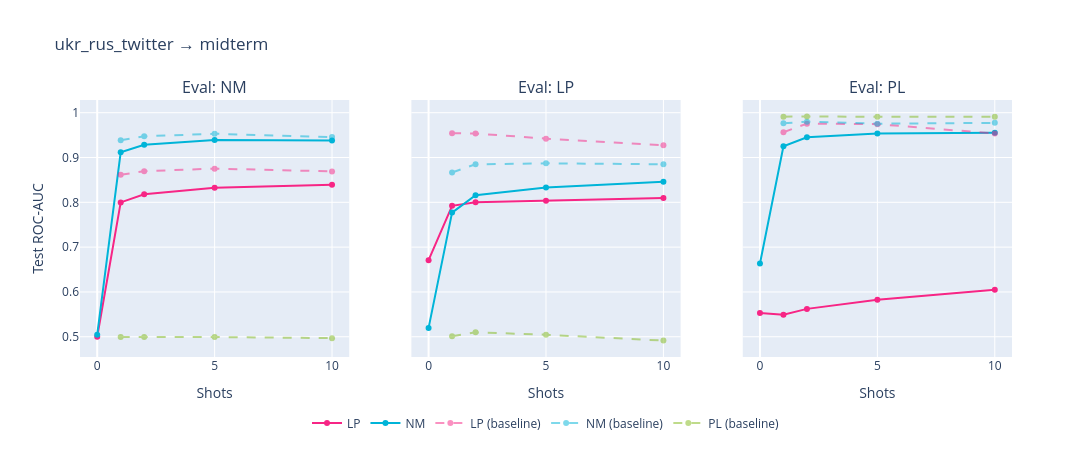

Notebook code for this chart:
### Code cell
import plotly.graph_objects as go
from plotly.subplots import make_subplots

TRAIN_DATASET = 'ukr_rus_twitter'
EVAL_DATASET = 'midterm'
EVAL_TASKS = ["nm", "lp", "pl"]
colors = {"nm": "#00b4d8", "lp": "#f72585", "pl": "#80b918"}

i_cross = df.train1_dataset.eq(TRAIN_DATASET) & df.eval1_dataset.eq(EVAL_DATASET)
plot_df_cross = df[i_cross].copy()
i_same = (df.train1_dataset.eq(EVAL_DATASET) & df.eval1_dataset.eq(EVAL_DATASET)
          & df.prefix.str.startswith("trained"))
plot_df_same = df[i_same].copy()

fig = make_subplots(rows=1, cols=len(EVAL_TASKS), shared_yaxes=True,
                    subplot_titles=[f"Eval: {t.upper()}" for t in EVAL_TASKS])

seen = set()  # dedupe legend across subplots
for col, eval_task in enumerate(EVAL_TASKS, start=1):
    # Cross (solid)
    sub_c = plot_df_cross[plot_df_cross["eval1_task"] == eval_task]
    for tt in sorted(sub_c["train1_task"].dropna().unique()):
        s = sub_c[sub_c["train1_task"] == tt].sort_values("shot_label").dropna(subset=["test_roc_auc"])
        s.loc[s.test_roc_auc.lt(0.5), 'test_roc_auc'] = 0.5 + (0.5-s.test_roc_auc)
        if not s.pretrained_model_run.duplicated(keep=False).all():
            print(f"Warning: pretrained_model_run is not unique for train1_task={tt} and eval1_task={eval_task}")
        name = tt.upper()
        fig.add_trace(go.Scatter(
            x=s["shot_label"], y=s["test_roc_auc"],
            mode="lines+markers", name=name,
            legendgroup=name, showlegend=name not in seen,
            line=dict(color=colors.get(tt)),
            customdata=s[["display_name", "pretrained_model_run", 'steps']].values,
            hovertemplate="<b>%{customdata[1]}</b><br>shots=%{x}<br>AUC=%{y:.3f}<br>train_steps=%{customdata[2]}<br>%{customdata[0]}<extra></extra>",
        ), row=1, col=col)
        seen.add(name)

    # Same-dataset baseline (dashed)
    sub_s = plot_df_same[plot_df_same["eval1_task"] == eval_task]
    for tt in sorted(sub_s["train1_task"].dropna().unique()):
        s = sub_s[sub_s["train1_task"] == tt].sort_values("shot_label").dropna(subset=["test_roc_auc"])
        if not s.pretrained_model_run.duplicated(keep=False).all():
            print(f"Warning: pretrained_model_run is not unique for train1_task={tt} and eval1_task={eval_task}")
        name = f"{tt.upper()} (baseline)"
        fig.add_trace(go.Scatter(
            x=s["shot_label"], y=s["test_roc_auc"],
            mode="lines+markers", name=name,
            legendgroup=name, showlegend=name not in seen,
            line=dict(color=colors.get(tt), dash="dash"), opacity=0.5,
            customdata=s[["display_name", "pretrained_model_run", 'steps']].values,
            hovertemplate="<b>%{customdata[1]}</b><br>shots=%{x}<br>AUC=%{y:.3f}<br>train_steps=%{customdata[2]}<br>%{customdata[0]}<extra></extra>",
        ), row=1, col=col)
        seen.add(name)

    fig.update_xaxes(title_text="Shots", row=1, col=col)

fig.update_yaxes(title_text="Test ROC-AUC", row=1, col=1)
fig.update_layout(
    title=f"{TRAIN_DATASET} → {EVAL_DATASET}",
    height=450, width=1100,
    legend=dict(orientation="h", y=-0.2, x=0.5, xanchor="center"),
    hovermode="closest",
)
fig.show()


import pandas as pd, numpy as np, glob

data_dir = "/data/dchu/covid_masking"
files = sorted(glob.glob(f"{data_dir}/masking_2020-*.parquet"))

chunks = []
for fp in files:
    print(fp)
    d = pd.read_parquet(fp, columns=["tweetid", "userid", "tweet_type", "stance_bin", "reply_userid", "reply_statusid", "qtd_tweetid", "text"])
    chunks.append(d)
    
df = pd.concat(chunks, ignore_index=True)

### Figure 1 — Plotly figure (JSON) as saved in the notebook; plotly's stock layout.template omitted (floating-point values rounded to 4 significant figures)
{"data": [{"customdata": [["trained_on_lp_eval_on_nm_0_shot_03_04_2026_10_55_25", "state/train1_ukr_rus_twitter_lp_01_04_2026_13_22_05/state_dict", 1], ["trained_on_lp_eval_on_nm_1_shot_03_04_2026_10_59_35", "state/train1_ukr_rus_twitter_lp_01_04_2026_13_22_05/state_dict", 1], ["trained_on_lp_eval_on_nm_2_shot_03_04_2026_11_03_41", "state/train1_ukr_rus_twitter_lp_01_04_2026_13_22_05/state_dict", 1], ["trained_on_lp_eval_on_nm_5_shot_03_04_2026_11_07_59", "state/train1_ukr_rus_twitter_lp_01_04_2026_13_22_05/state_dict", 1], ["trained_on_lp_eval_on_nm_10_shot_03_04_2026_11_13_06", "state/train1_ukr_rus_twitter_lp_01_04_2026_13_22_05/state_dict", 1]], "hovertemplate": "<b>%{customdata[1]}</b><br>shots=%{x}<br>AUC=%{y:.3f}<br>train_steps=%{customdata[2]}<br>%{customdata[0]}<extra></extra>", "legendgroup": "LP", "line": {"color": "#f72585"}, "mode": "lines+markers", "name": "LP", "showlegend": true, "type": "scatter", "x": [0, 1, 2, 5, 10], "xaxis": "x", "y": [0.5001, 0.7998, 0.8178, 0.8326, 0.8394], "yaxis": "y"}, {"customdata": [["trained_on_nm_eval_on_nm_0_shot_03_04_2026_11_19_31", "state/train1_ukr_rus_twitter_nm_01_04_2026_13_21_56/checkpoint/state_dict_3000.ckpt", 1], ["trained_on_nm_eval_on_nm_1_shot_03_04_2026_11_23_21", "state/train1_ukr_rus_twitter_nm_01_04_2026_13_21_56/checkpoint/state_dict_3000.ckpt", 1], ["trained_on_nm_eval_on_nm_2_shot_03_04_2026_11_27_24", "state/train1_ukr_rus_twitter_nm_01_04_2026_13_21_56/checkpoint/state_dict_3000.ckpt", 1], ["trained_on_nm_eval_on_nm_5_shot_03_04_2026_11_31_45", "state/train1_ukr_rus_twitter_nm_01_04_2026_13_21_56/checkpoint/state_dict_3000.ckpt", 1], ["trained_on_nm_eval_on_nm_10_shot_03_04_2026_11_37_03", "state/train1_ukr_rus_twitter_nm_01_04_2026_13_21_56/checkpoint/state_dict_3000.ckpt", 1]], "hovertemplate": "<b>%{customdata[1]}</b><br>shots=%{x}<br>AUC=%{y:.3f}<br>train_steps=%{customdata[2]}<br>%{customdata[0]}<extra></extra>", "legendgroup": "NM", "line": {"color": "#00b4d8"}, "mode": "lines+markers", "name": "NM", "showlegend": true, "type": "scatter", "x": [0, 1, 2, 5, 10], "xaxis": "x", "y": [0.5045, 0.9117, 0.9285, 0.9389, 0.9382], "yaxis": "y"}, {"customdata": [["trained_on_lp_eval_on_nm_1_shot_28_03_2026_03_32_56", "state/train1_midterm_lp_24_03_2026_12_11_22/checkpoint/state_dict_7000.ckpt", 1], ["trained_on_lp_eval_on_nm_2_shot_28_03_2026_03_38_09", "state/train1_midterm_lp_24_03_2026_12_11_22/checkpoint/state_dict_7000.ckpt", 1], ["trained_on_lp_eval_on_nm_5_shot_28_03_2026_03_43_21", "state/train1_midterm_lp_24_03_2026_12_11_22/checkpoint/state_dict_7000.ckpt", 1], ["trained_on_lp_eval_on_nm_10_shot_28_03_2026_03_49_26", "state/train1_midterm_lp_24_03_2026_12_11_22/checkpoint/state_dict_7000.ckpt", 1]], "hovertemplate": "<b>%{customdata[1]}</b><br>shots=%{x}<br>AUC=%{y:.3f}<br>train_steps=%{customdata[2]}<br>%{customdata[0]}<extra></extra>", "legendgroup": "LP (baseline)", "line": {"color": "#f72585", "dash": "dash"}, "mode": "lines+markers", "name": "LP (baseline)", "opacity": 0.5, "showlegend": true, "type": "scatter", "x": [1, 2, 5, 10], "xaxis": "x", "y": [0.8615, 0.8695, 0.8752, 0.8691], "yaxis": "y"}, {"customdata": [["trained_on_nm_eval_on_nm_1_shot_28_03_2026_03_09_06", "state/train1_midterm_nm_24_03_2026_12_15_40/checkpoint/state_dict_1000.ckpt", 1], ["trained_on_nm_eval_on_nm_2_shot_28_03_2026_03_14_26", "state/train1_midterm_nm_24_03_2026_12_15_40/checkpoint/state_dict_1000.ckpt", 1], ["trained_on_nm_eval_on_nm_5_shot_28_03_2026_03_19_28", "state/train1_midterm_nm_24_03_2026_12_15_40/checkpoint/state_dict_1000.ckpt", 1], ["trained_on_nm_eval_on_nm_10_shot_28_03_2026_03_25_06", "state/train1_midterm_nm_24_03_2026_12_15_40/checkpoint/state_dict_1000.ckpt", 1]], "hovertemplate": "<b>%{customdata[1]}</b><br>shots=%{x}<br>AUC=%{y:.3f}<br>train_steps=%{customdata[2]}<br>%{customdata[0]}<extra></extra>", "legendgroup": "NM (baseline)", "line": {"color": "#00b4d8", "dash": "dash"}, "mode": "lines+markers", "name": "NM (baseline)", "opacity": 0.5, "showlegend": true, "type": "scatter", "x": [1, 2, 5, 10], "xaxis": "x", "y": [0.9384, 0.9473, 0.9531, 0.9456], "yaxis": "y"}, {"customdata": [["trained_on_pl_eval_on_nm_1_shot_28_03_2026_03_56_30", "state/train1_midterm_pl_24_03_2026_12_15_40/checkpoint/state_dict_2000.ckpt", 1], ["trained_on_pl_eval_on_nm_2_shot_28_03_2026_04_01_27", "state/train1_midterm_pl_24_03_2026_12_15_40/checkpoint/state_dict_2000.ckpt", 1], ["trained_on_pl_eval_on_nm_5_shot_28_03_2026_04_06_02", "state/train1_midterm_pl_24_03_2026_12_15_40/checkpoint/state_dict_2000.ckpt", 1], ["trained_on_pl_eval_on_nm_10_shot_28_03_2026_04_11_12", "state/train1_midterm_pl_24_03_2026_12_15_40/checkpoint/state_dict_2000.ckpt", 1]], "hovertemplate": "<b>%{customdata[1]}</b><br>shots=%{x}<br>AUC=%{y:.3f}<br>train_steps=%{customdata[2]}<br>%{customdata[0]}<extra></extra>", "legendgroup": "PL (baseline)", "line": {"color": "#80b918", "dash": "dash"}, "mode": "lines+markers", "name": "PL (baseline)", "opacity": 0.5, "showlegend": true, "type": "scatter", "x": [1, 2, 5, 10], "xaxis": "x", "y": [0.4993, 0.4993, 0.4993, 0.4969], "yaxis": "y"}, {"customdata": [["trained_on_lp_eval_on_lp_0_shot_03_04_2026_10_58_45", "state/train1_ukr_rus_twitter_lp_01_04_2026_13_22_05/state_dict", 1], ["trained_on_lp_eval_on_lp_1_shot_03_04_2026_11_02_44", "state/train1_ukr_rus_twitter_lp_01_04_2026_13_22_05/state_dict", 1], ["trained_on_lp_eval_on_lp_2_shot_03_04_2026_11_06_57", "state/train1_ukr_rus_twitter_lp_01_04_2026_13_22_05/state_dict", 1], ["trained_on_lp_eval_on_lp_5_shot_03_04_2026_11_11_37", "state/train1_ukr_rus_twitter_lp_01_04_2026_13_22_05/state_dict", 1], ["trained_on_lp_eval_on_lp_10_shot_03_04_2026_11_17_20", "state/train1_ukr_rus_twitter_lp_01_04_2026_13_22_05/state_dict", 1]], "hovertemplate": "<b>%{customdata[1]}</b><br>shots=%{x}<br>AUC=%{y:.3f}<br>train_steps=%{customdata[2]}<br>%{customdata[0]}<extra></extra>", "legendgroup": "LP", "line": {"color": "#f72585"}, "mode": "lines+markers", "name": "LP", "showlegend": false, "type": "scatter", "x": [0, 1, 2, 5, 10], "xaxis": "x2", "y": [0.6708, 0.7921, 0.8004, 0.8037, 0.8094], "yaxis": "y2"}, {"customdata": [["trained_on_nm_eval_on_lp_0_shot_03_04_2026_11_22_36", "state/train1_ukr_rus_twitter_nm_01_04_2026_13_21_56/checkpoint/state_dict_3000.ckpt", 1], ["trained_on_nm_eval_on_lp_1_shot_03_04_2026_11_26_30", "state/train1_ukr_rus_twitter_nm_01_04_2026_13_21_56/checkpoint/state_dict_3000.ckpt", 1], ["trained_on_nm_eval_on_lp_2_shot_03_04_2026_11_30_41", "state/train1_ukr_rus_twitter_nm_01_04_2026_13_21_56/checkpoint/state_dict_3000.ckpt", 1], ["trained_on_nm_eval_on_lp_5_shot_03_04_2026_11_35_32", "state/train1_ukr_rus_twitter_nm_01_04_2026_13_21_56/checkpoint/state_dict_3000.ckpt", 1], ["trained_on_nm_eval_on_lp_10_shot_03_04_2026_11_41_27", "state/train1_ukr_rus_twitter_nm_01_04_2026_13_21_56/checkpoint/state_dict_3000.ckpt", 1]], "hovertemplate": "<b>%{customdata[1]}</b><br>shots=%{x}<br>AUC=%{y:.3f}<br>train_steps=%{customdata[2]}<br>%{customdata[0]}<extra></extra>", "legendgroup": "NM", "line": {"color": "#00b4d8"}, "mode": "lines+markers", "name": "NM", "showlegend": false, "type": "scatter", "x": [0, 1, 2, 5, 10], "xaxis": "x2", "y": [0.5198, 0.7771, 0.8159, 0.8329, 0.8456], "yaxis": "y2"}, {"customdata": [["trained_on_lp_eval_on_lp_1_shot_28_03_2026_03_37_12", "state/train1_midterm_lp_24_03_2026_12_11_22/checkpoint/state_dict_7000.ckpt", 1], ["trained_on_lp_eval_on_lp_2_shot_28_03_2026_03_42_15", "state/train1_midterm_lp_24_03_2026_12_11_22/checkpoint/state_dict_7000.ckpt", 1], ["trained_on_lp_eval_on_lp_5_shot_28_03_2026_03_47_53", "state/train1_midterm_lp_24_03_2026_12_11_22/checkpoint/state_dict_7000.ckpt", 1], ["trained_on_lp_eval_on_lp_10_shot_28_03_2026_03_53_56", "state/train1_midterm_lp_24_03_2026_12_11_22/checkpoint/state_dict_7000.ckpt", 1]], "hovertemplate": "<b>%{customdata[1]}</b><br>shots=%{x}<br>AUC=%{y:.3f}<br>train_steps=%{customdata[2]}<br>%{customdata[0]}<extra></extra>", "legendgroup": "LP (baseline)", "line": {"color": "#f72585", "dash": "dash"}, "mode": "lines+markers", "name": "LP (baseline)", "opacity": 0.5, "showlegend": false, "type": "scatter", "x": [1, 2, 5, 10], "xaxis": "x2", "y": [0.9541, 0.9537, 0.9421, 0.9275], "yaxis": "y2"}, {"customdata": [["trained_on_nm_eval_on_lp_1_shot_28_03_2026_03_13_25", "state/train1_midterm_nm_24_03_2026_12_15_40/checkpoint/state_dict_1000.ckpt", 1], ["trained_on_nm_eval_on_lp_2_shot_28_03_2026_03_18_25", "state/train1_midterm_nm_24_03_2026_12_15_40/checkpoint/state_dict_1000.ckpt", 1], ["trained_on_nm_eval_on_lp_5_shot_28_03_2026_03_23_31", "state/train1_midterm_nm_24_03_2026_12_15_40/checkpoint/state_dict_1000.ckpt", 1], ["trained_on_nm_eval_on_lp_10_shot_28_03_2026_03_30_25", "state/train1_midterm_nm_24_03_2026_12_15_40/checkpoint/state_dict_1000.ckpt", 1]], "hovertemplate": "<b>%{customdata[1]}</b><br>shots=%{x}<br>AUC=%{y:.3f}<br>train_steps=%{customdata[2]}<br>%{customdata[0]}<extra></extra>", "legendgroup": "NM (baseline)", "line": {"color": "#00b4d8", "dash": "dash"}, "mode": "lines+markers", "name": "NM (baseline)", "opacity": 0.5, "showlegend": false, "type": "scatter", "x": [1, 2, 5, 10], "xaxis": "x2", "y": [0.8667, 0.8849, 0.8871, 0.885], "yaxis": "y2"}, {"customdata": [["trained_on_pl_eval_on_lp_1_shot_28_03_2026_04_00_31", "state/train1_midterm_pl_24_03_2026_12_15_40/checkpoint/state_dict_2000.ckpt", 1], ["trained_on_pl_eval_on_lp_2_shot_28_03_2026_04_04_57", "state/train1_midterm_pl_24_03_2026_12_15_40/checkpoint/state_dict_2000.ckpt", 1], ["trained_on_pl_eval_on_lp_5_shot_28_03_2026_04_09_42", "state/train1_midterm_pl_24_03_2026_12_15_40/checkpoint/state_dict_2000.ckpt", 1], ["trained_on_pl_eval_on_lp_10_shot_28_03_2026_04_16_43", "state/train1_midterm_pl_24_03_2026_12_15_40/checkpoint/state_dict_2000.ckpt", 1]], "hovertemplate": "<b>%{customdata[1]}</b><br>shots=%{x}<br>AUC=%{y:.3f}<br>train_steps=%{customdata[2]}<br>%{customdata[0]}<extra></extra>", "legendgroup": "PL (baseline)", "line": {"color": "#80b918", "dash": "dash"}, "mode": "lines+markers", "name": "PL (baseline)", "opacity": 0.5, "showlegend": false, "type": "scatter", "x": [1, 2, 5, 10], "xaxis": "x2", "y": [0.5011, 0.5099, 0.5044, 0.4914], "yaxis": "y2"}, {"customdata": [["trained_on_lp_eval_on_pl_0_shot_03_04_2026_10_59_14", "state/train1_ukr_rus_twitter_lp_01_04_2026_13_22_05/state_dict", 1], ["trained_on_lp_eval_on_pl_1_shot_03_04_2026_11_03_17", "state/train1_ukr_rus_twitter_lp_01_04_2026_13_22_05/state_dict", 1], ["trained_on_lp_eval_on_pl_2_shot_03_04_2026_11_07_33", "state/train1_ukr_rus_twitter_lp_01_04_2026_13_22_05/state_dict", 1], ["trained_on_lp_eval_on_pl_5_shot_03_04_2026_11_12_32", "state/train1_ukr_rus_twitter_lp_01_04_2026_13_22_05/state_dict", 1], ["trained_on_lp_eval_on_pl_10_shot_03_04_2026_11_18_41", "state/train1_ukr_rus_twitter_lp_01_04_2026_13_22_05/state_dict", 1]], "hovertemplate": "<b>%{customdata[1]}</b><br>shots=%{x}<br>AUC=%{y:.3f}<br>train_steps=%{customdata[2]}<br>%{customdata[0]}<extra></extra>", "legendgroup": "LP", "line": {"color": "#f72585"}, "mode": "lines+markers", "name": "LP", "showlegend": false, "type": "scatter", "x": [0, 1, 2, 5, 10], "xaxis": "x3", "y": [0.5532, 0.5491, 0.5622, 0.5824, 0.6051], "yaxis": "y3"}, {"customdata": [["trained_on_nm_eval_on_pl_0_shot_03_04_2026_11_23_02", "state/train1_ukr_rus_twitter_nm_01_04_2026_13_21_56/checkpoint/state_dict_3000.ckpt", 1], ["trained_on_nm_eval_on_pl_1_shot_03_04_2026_11_27_02", "state/train1_ukr_rus_twitter_nm_01_04_2026_13_21_56/checkpoint/state_dict_3000.ckpt", 1], ["trained_on_nm_eval_on_pl_2_shot_03_04_2026_11_31_19", "state/train1_ukr_rus_twitter_nm_01_04_2026_13_21_56/checkpoint/state_dict_3000.ckpt", 1], ["trained_on_nm_eval_on_pl_5_shot_03_04_2026_11_36_28", "state/train1_ukr_rus_twitter_nm_01_04_2026_13_21_56/checkpoint/state_dict_3000.ckpt", 1], ["trained_on_nm_eval_on_pl_10_shot_03_04_2026_11_42_51", "state/train1_ukr_rus_twitter_nm_01_04_2026_13_21_56/checkpoint/state_dict_3000.ckpt", 1]], "hovertemplate": "<b>%{customdata[1]}</b><br>shots=%{x}<br>AUC=%{y:.3f}<br>train_steps=%{customdata[2]}<br>%{customdata[0]}<extra></extra>", "legendgroup": "NM", "line": {"color": "#00b4d8"}, "mode": "lines+markers", "name": "NM", "showlegend": false, "type": "scatter", "x": [0, 1, 2, 5, 10], "xaxis": "x3", "y": [0.6635, 0.9251, 0.9452, 0.9535, 0.9551], "yaxis": "y3"}, {"customdata": [["trained_on_lp_eval_on_pl_1_shot_28_03_2026_03_37_46", "state/train1_midterm_lp_24_03_2026_12_11_22/checkpoint/state_dict_7000.ckpt", 1], ["trained_on_lp_eval_on_pl_2_shot_28_03_2026_03_42_53", "state/train1_midterm_lp_24_03_2026_12_11_22/checkpoint/state_dict_7000.ckpt", 1], ["trained_on_lp_eval_on_pl_5_shot_28_03_2026_03_48_49", "state/train1_midterm_lp_24_03_2026_12_11_22/checkpoint/state_dict_7000.ckpt", 1], ["trained_on_lp_eval_on_pl_10_shot_28_03_2026_03_55_29", "state/train1_midterm_lp_24_03_2026_12_11_22/checkpoint/state_dict_7000.ckpt", 1]], "hovertemplate": "<b>%{customdata[1]}</b><br>shots=%{x}<br>AUC=%{y:.3f}<br>train_steps=%{customdata[2]}<br>%{customdata[0]}<extra></extra>", "legendgroup": "LP (baseline)", "line": {"color": "#f72585", "dash": "dash"}, "mode": "lines+markers", "name": "LP (baseline)", "opacity": 0.5, "showlegend": false, "type": "scatter", "x": [1, 2, 5, 10], "xaxis": "x3", "y": [0.9563, 0.9756, 0.9745, 0.9536], "yaxis": "y3"}, {"customdata": [["trained_on_nm_eval_on_pl_1_shot_28_03_2026_03_14_00", "state/train1_midterm_nm_24_03_2026_12_15_40/checkpoint/state_dict_1000.ckpt", 1], ["trained_on_nm_eval_on_pl_2_shot_28_03_2026_03_19_02", "state/train1_midterm_nm_24_03_2026_12_15_40/checkpoint/state_dict_1000.ckpt", 1], ["trained_on_nm_eval_on_pl_5_shot_28_03_2026_03_24_29", "state/train1_midterm_nm_24_03_2026_12_15_40/checkpoint/state_dict_1000.ckpt", 1], ["trained_on_nm_eval_on_pl_10_shot_28_03_2026_03_31_52", "state/train1_midterm_nm_24_03_2026_12_15_40/checkpoint/state_dict_1000.ckpt", 1]], "hovertemplate": "<b>%{customdata[1]}</b><br>shots=%{x}<br>AUC=%{y:.3f}<br>train_steps=%{customdata[2]}<br>%{customdata[0]}<extra></extra>", "legendgroup": "NM (baseline)", "line": {"color": "#00b4d8", "dash": "dash"}, "mode": "lines+markers", "name": "NM (baseline)", "opacity": 0.5, "showlegend": false, "type": "scatter", "x": [1, 2, 5, 10], "xaxis": "x3", "y": [0.9765, 0.9798, 0.9756, 0.9774], "yaxis": "y3"}, {"customdata": [["trained_on_pl_eval_on_pl_1_shot_28_03_2026_04_01_04", "state/train1_midterm_pl_24_03_2026_12_15_40/checkpoint/state_dict_2000.ckpt", 1], ["trained_on_pl_eval_on_pl_2_shot_28_03_2026_04_05_35", "state/train1_midterm_pl_24_03_2026_12_15_40/checkpoint/state_dict_2000.ckpt", 1], ["trained_on_pl_eval_on_pl_5_shot_28_03_2026_04_10_37", "state/train1_midterm_pl_24_03_2026_12_15_40/checkpoint/state_dict_2000.ckpt", 1], ["trained_on_pl_eval_on_pl_10_shot_28_03_2026_04_18_05", "state/train1_midterm_pl_24_03_2026_12_15_40/checkpoint/state_dict_2000.ckpt", 1]], "hovertemplate": "<b>%{customdata[1]}</b><br>shots=%{x}<br>AUC=%{y:.3f}<br>train_steps=%{customdata[2]}<br>%{customdata[0]}<extra></extra>", "legendgroup": "PL (baseline)", "line": {"color": "#80b918", "dash": "dash"}, "mode": "lines+markers", "name": "PL (baseline)", "opacity": 0.5, "showlegend": false, "type": "scatter", "x": [1, 2, 5, 10], "xaxis": "x3", "y": [0.9912, 0.9917, 0.9909, 0.9909], "yaxis": "y3"}], "layout": {"annotations": [{"font": {"size": 16}, "showarrow": false, "text": "Eval: NM", "x": 0.1444, "xanchor": "center", "xref": "paper", "y": 1, "yanchor": "bottom", "yref": "paper"}, {"font": {"size": 16}, "showarrow": false, "text": "Eval: LP", "x": 0.5, "xanchor": "center", "xref": "paper", "y": 1, "yanchor": "bottom", "yref": "paper"}, {"font": {"size": 16}, "showarrow": false, "text": "Eval: PL", "x": 0.8556, "xanchor": "center", "xref": "paper", "y": 1, "yanchor": "bottom", "yref": "paper"}], "height": 450, "hovermode": "closest", "legend": {"orientation": "h", "x": 0.5, "xanchor": "center", "y": -0.2}, "title": {"text": "ukr_rus_twitter → midterm"}, "width": 1100, "xaxis": {"anchor": "y", "domain": [0, 0.2889], "title": {"text": "Shots"}}, "xaxis2": {"anchor": "y2", "domain": [0.3556, 0.6444], "title": {"text": "Shots"}}, "xaxis3": {"anchor": "y3", "domain": [0.7111, 1], "title": {"text": "Shots"}}, "yaxis": {"anchor": "x", "domain": [0, 1], "title": {"text": "Test ROC-AUC"}}, "yaxis2": {"anchor": "x2", "domain": [0, 1], "matches": "y", "showticklabels": false}, "yaxis3": {"anchor": "x3", "domain": [0, 1], "matches": "y", "showticklabels": false}}}
